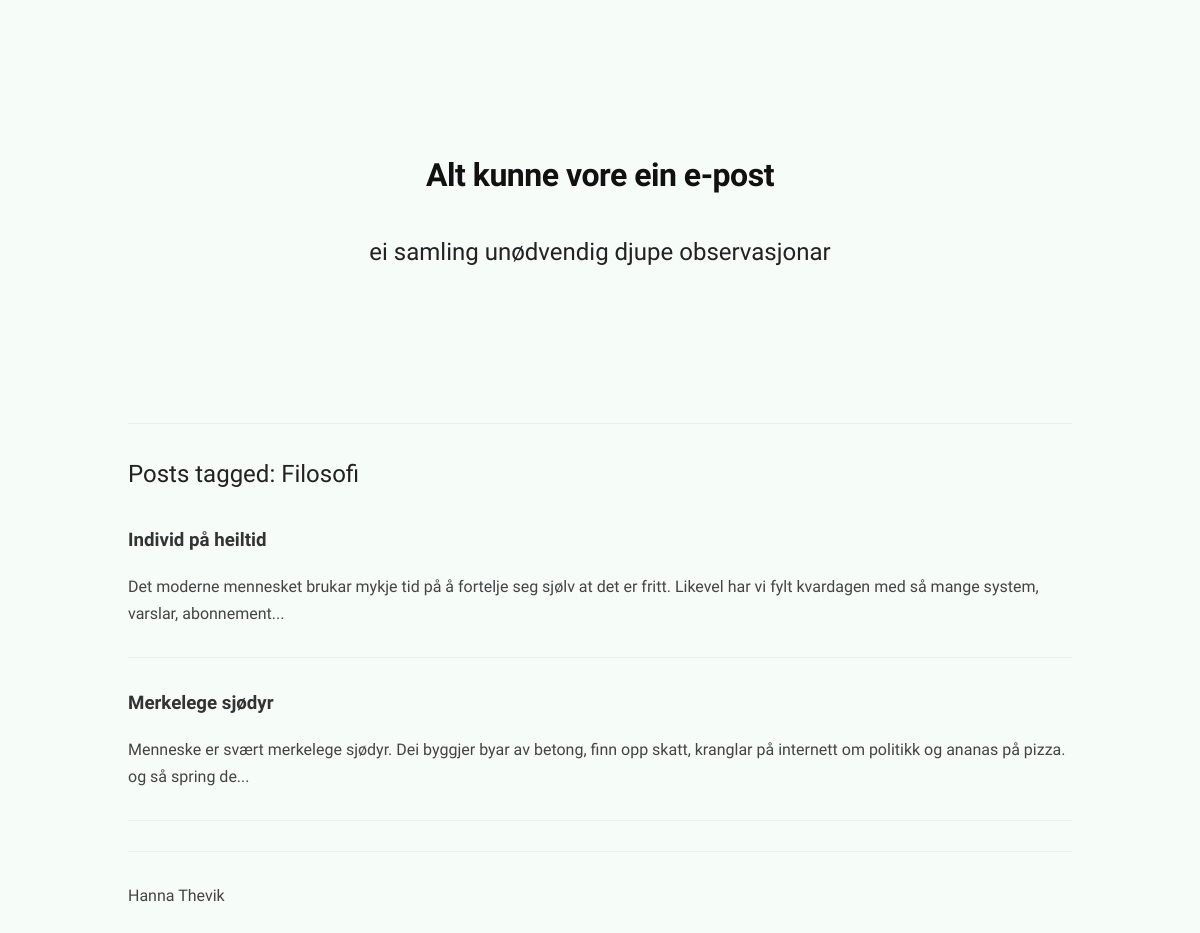
The page /tag/Filosofi on the database its author committed.
### tables this page shows
CREATE TABLE posts (
    id INTEGER PRIMARY KEY AUTOINCREMENT,
    title TEXT NOT NULL,
    body TEXT NOT NULL,
    tags TEXT,
    image TEXT,
    created TIMESTAMP DEFAULT CURRENT_TIMESTAMP
);

### app.py (the view)
@app.route("/tag/<tag>")
def tag(tag):
    posts = db.get_posts()
    filtered = [p for p in posts if tag in (p["tags"] or "")]
    return render_template("tag.html", posts=filtered, tag=tag)

### db.py (called while the page is built)
def get_db():
    conn = sqlite3.connect(DATABASE)
    conn.row_factory = sqlite3.Row
    return conn

def get_posts():
    conn = get_db()
    posts = conn.execute(
        "SELECT * FROM posts ORDER BY created DESC"
    ).fetchall()
    conn.close()
    return posts

### templates/tag.html
{% extends "base.html" %}
{% block content %}
<h2>Posts tagged: {{ tag }}</h2>
{% for post in posts %}
<h3>
<a href="{{ url_for('post', post_id=post.id) }}">
{{ post.title }}
</a>
</h3>
<p>{{ post.body[:150] }}...</p>
<hr>
{% endfor %}
{% endblock %}

### static/style.css (style rules this page uses)
body { font-family: "Bricolage Grotesque", sans-serif; background-color: #f6fcf7; margin: 0; color: #333; padding: 8rem; font-size: 16px; line-height: 1.7; }
p { color: #444; line-height: 1.7; margin-bottom: 16px; }
h2 { margin-top: 40px; font-weight: 400; }
h2, h3 { color: #222; margin-top: 30px; margin-bottom: 10px; }
a { color: #333; text-decoration: none; }
hr { border: none; border-top: 1px solid #eee; margin: 30px 0; }
* { box-sizing: border-box; }

### rows shown on the page
posts: title "Individ på heiltid", body "Det moderne mennesket brukar mykje tid på å fortelje seg sjølv at det er fritt. Likevel har vi fylt kvardagen med så mange system, varslar, abonnement"
posts: title "Merkelege sjødyr", body "Menneske er svært merkelege sjødyr. Dei byggjer byar av betong, finn opp skatt, kranglar på internett om politikk og ananas på pizza. og så spring de"

### other values the page prints
{{ tag }} "Filosofi"
